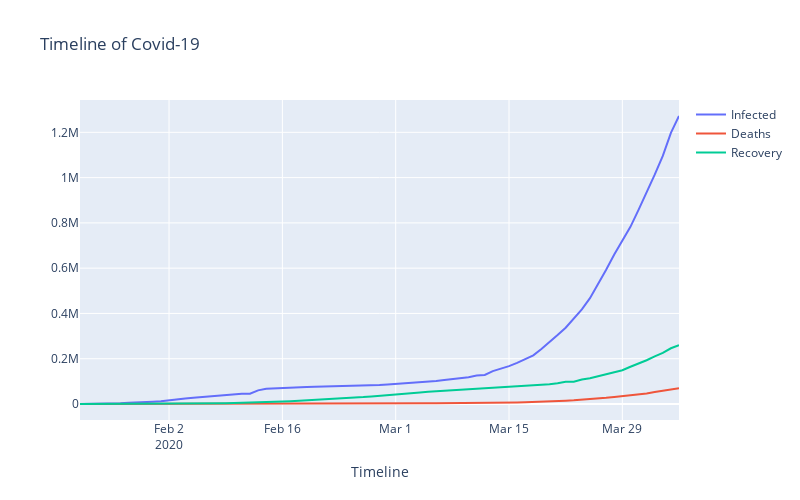

Notebook cell for this chart:
### Markdown cell above
** We create a plot visualising the development in the three variables infected, deaths and recovered.**

### Code cell
fig = make_subplots()

fig.add_trace(
    go.Scatter(x=new_confirmed["Timeline"], y=new_confirmed["Covid-19 impact"], name = 'Infected'))

fig.add_trace(
    go.Scatter(x=new_death["Timeline"], y=new_death["Covid-19 impact"], name = 'Deaths'))

fig.add_trace(
    go.Scatter(x=new_recovered["Timeline"], y=new_recovered["Covid-19 impact"], name = 'Recovery'))

fig.update_xaxes(title_text="Timeline")


fig.update_layout(height=500, width=800, title_text="Timeline of Covid-19")
fig.show()
